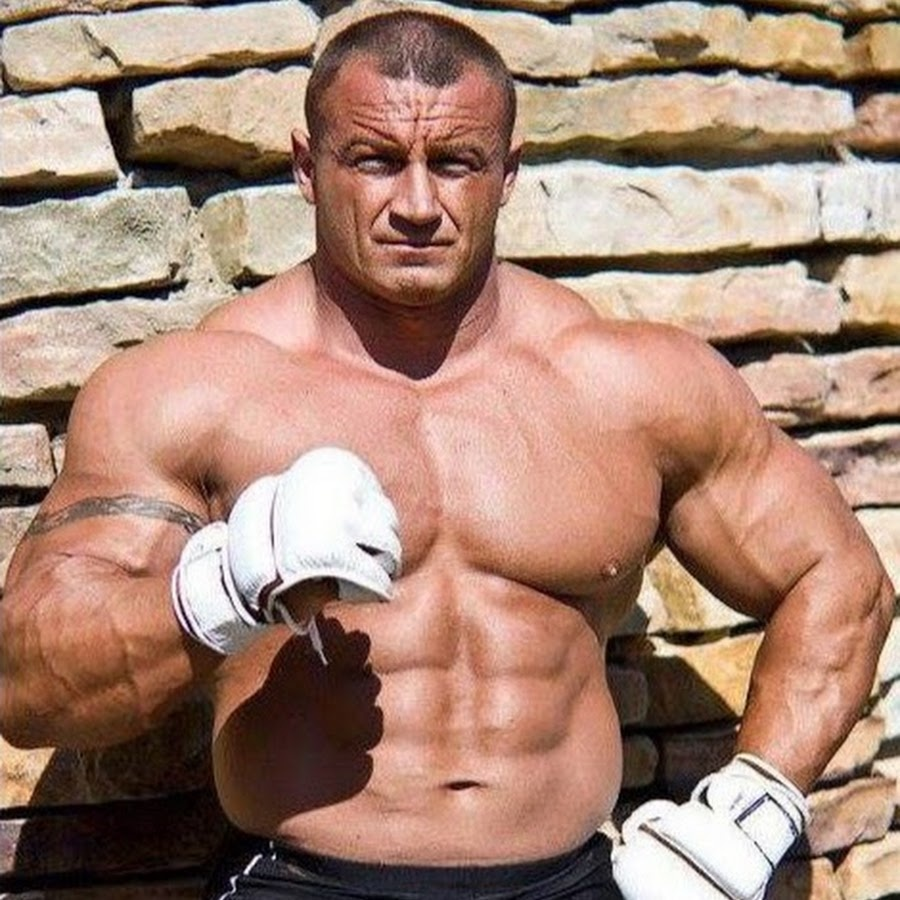
#> input picture przetwarzanie_obrazow/LAB1/pudzian.jpg, 900 x 900 px
$ python LAB2.2.py
#> lines starting #> are read from the running program, lines starting #| are printed output that depends on the picture
import cv2 as cv
import numpy as np

path = "C:\\Users\\wojda\\OneDrive\\Dokumenty\\GitHub\\skryptowe_jezyki_LAB\\przetwarzanie_obrazow\\LAB1"
cv.samples.addSamplesDataSearchPath(path)

img1 = cv.imread(cv.samples.findFile('pudzian.jpg'))
#> img1 is the input picture: shape (900, 900, 3); mean B, G, R 117.4, 133.6, 166.7
img2 = cv.imread(cv.samples.findFile('pudzian.jpg'))
img1 = cv.flip(img1, 0) #odbicie w pionie
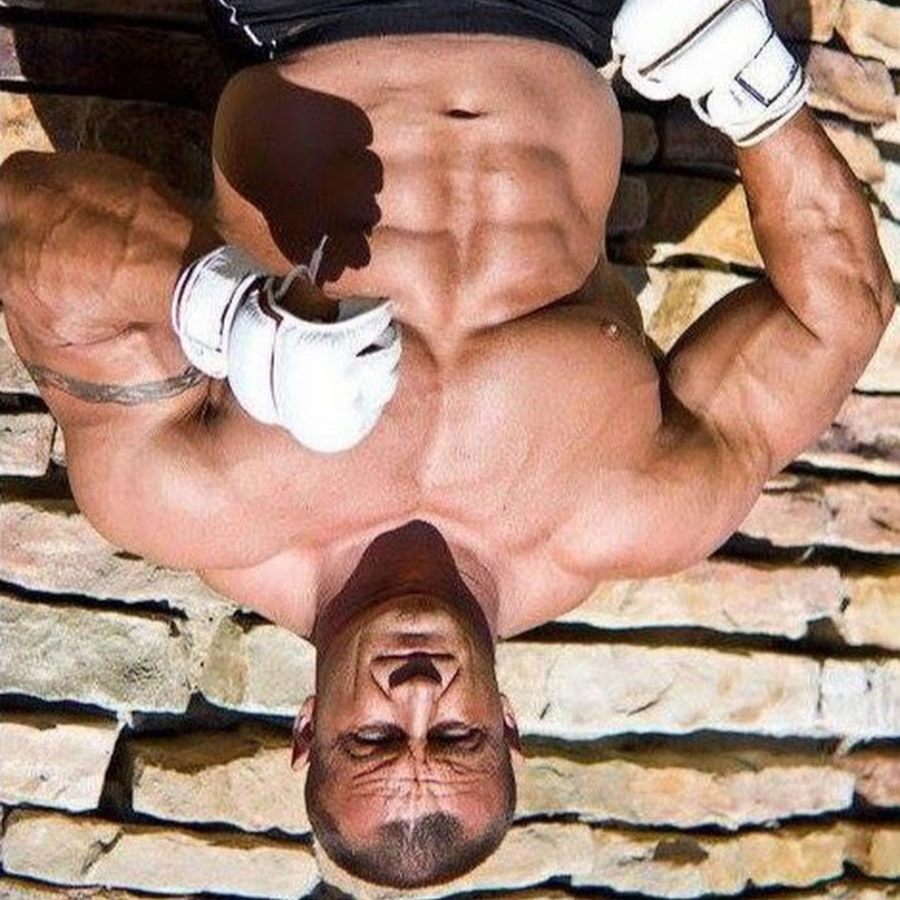
#> img1: shape (900, 900, 3); mean B, G, R 117.4, 133.6, 166.7
img2 = cv.flip(img2, 1) #odbicie w poziomie
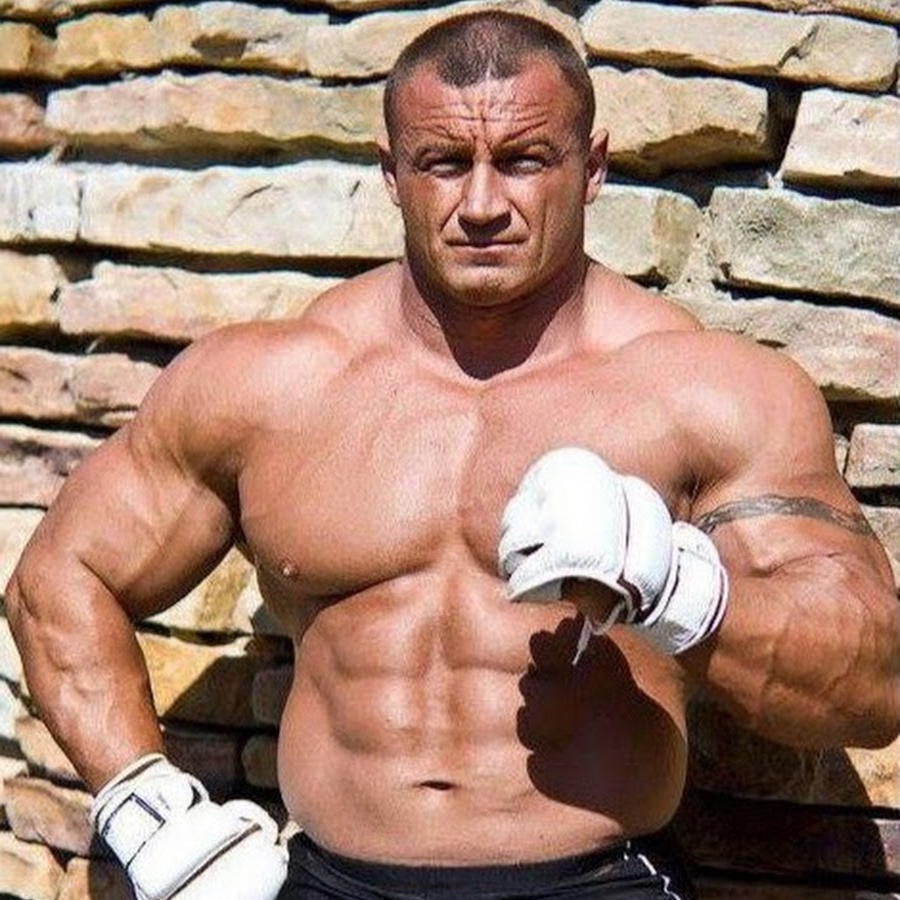
#> img2: shape (900, 900, 3); mean B, G, R 117.4, 133.6, 166.7
imgs = np.concatenate((img1, img2), axis=1) #złączenie żeby wyświetlić 2 zdjęcia naraz
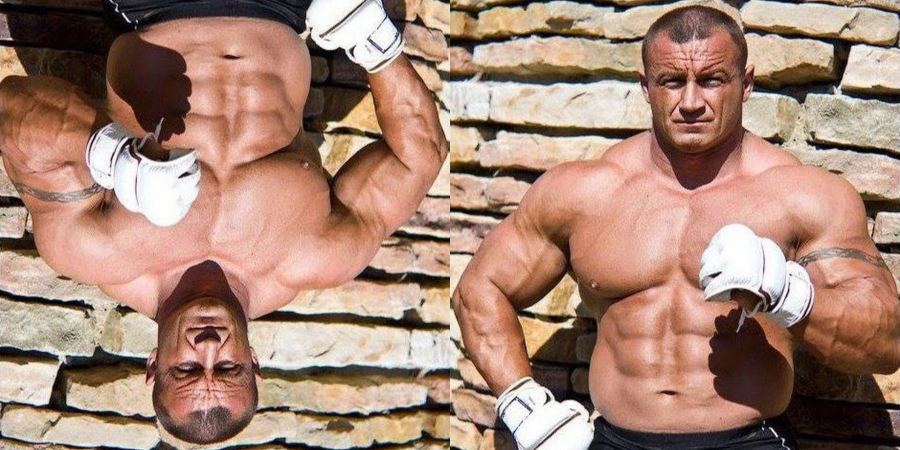
#> imgs: shape (900, 1800, 3) (shown at 1/2 size); mean B, G, R 117.4, 133.6, 166.7
cv.imshow('Display', imgs)
klawisz = cv.waitKey(0)
#> (key Esc is pressed here)
